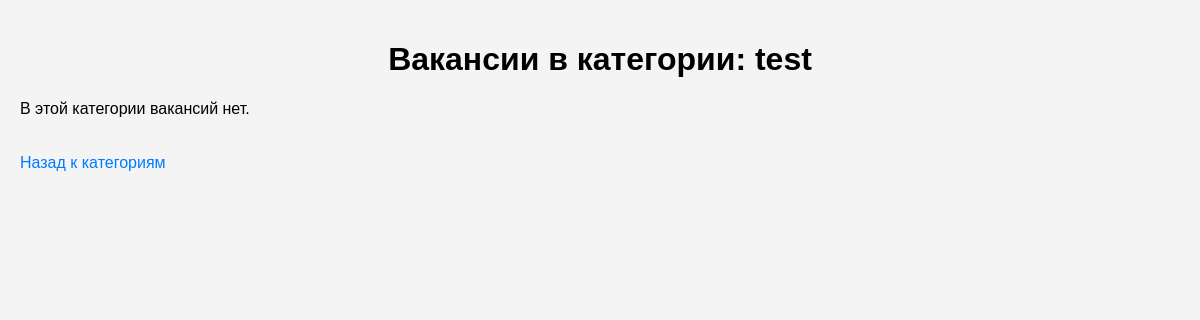
/categories/test/, run on an earlier commit of the app's database.
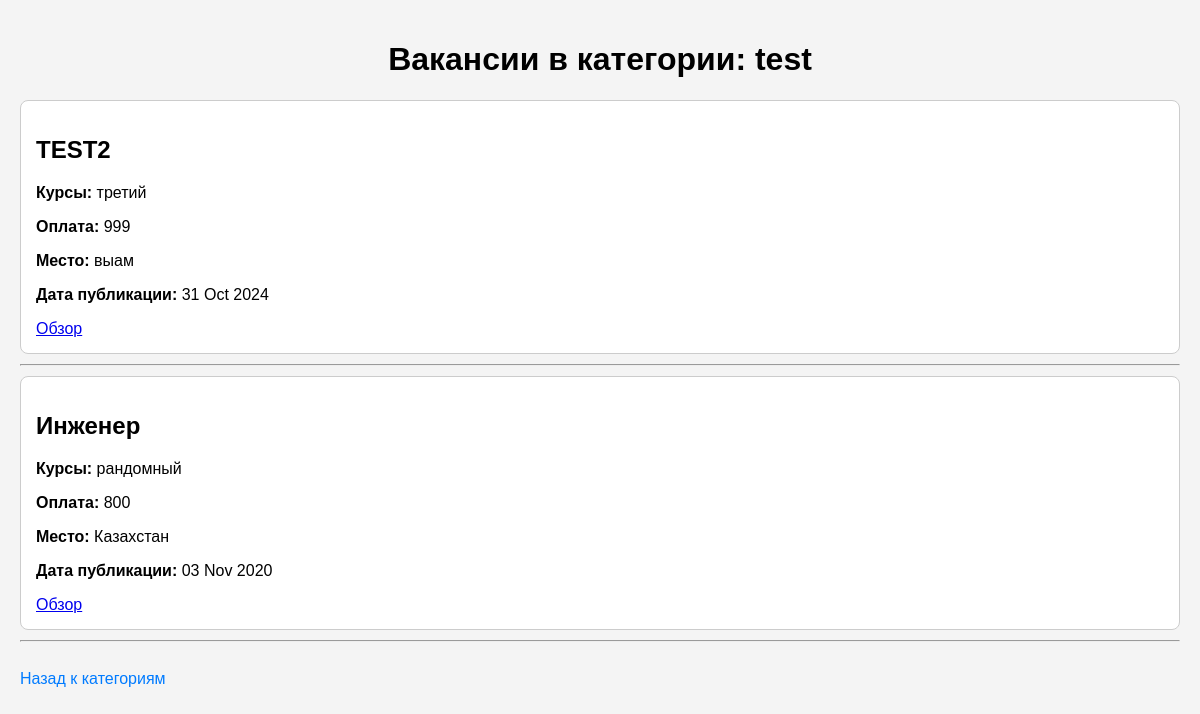
And on a later commit of the database.
### clubapp/models.py (models this page shows, shortened)
class Category(models.Model):
    name = models.CharField("Название категории", max_length=30)
    slug = models.SlugField(unique=True, editable=False, blank=True)
    class Meta:
        verbose_name = 'Категория'
        verbose_name_plural = 'Категории'

class ClubModels(models.Model):
    title = models.CharField("Ваканс",max_length=14, )
    cources = models.CharField("Курс",max_length=15)
    payment = models.IntegerField("цена",max_length=24)
    brief_description = models.CharField("краткое описание:", max_length=83, default="None")
    full_description = models.TextField("Описание:", max_length=2200, default="None")
    groups = models.CharField("группы", max_length=500, default="None")
    members = models.IntegerField("участники", default=0)
    seats = models.IntegerField("места", default=0)
    place = models.CharField("место",max_length=29, )
    schedule = models.CharField("график", max_length=2200)
    category = models.ForeignKey(Category, on_delete=models.CASCADE, verbose_name = 'выберите категорию')
    date = models.DateTimeField("Дата публикации:",default=datetime.now)
    class Meta:
        verbose_name = 'Вакансия'
        verbose_name_plural = 'Вакансии'

### clubapp/views.py (the view)
# urls.py: path('categories/<slug:slug>/', views.jobs_by_category_page, name='jobs_by_category_page'),
def jobs_by_category_page(request, slug):
    category = get_object_or_404(Category, slug=slug)
    jobs = ClubModels.objects.filter(category=category)
    context = {
        'category': category,
        'jobs': jobs
    }
    return render(request, "jobs-by-category.html", context)

### clubapp/templates/jobs-by-category.html (shortened to what this page needs)
<!DOCTYPE html>
<html lang="ru">
<head>
</head>
<body>
    <h1>Вакансии в категории: {{ category.name }}</h1>
    <div>
        {% for job in jobs %}
            <div class="job">
                <h2>{{ job.title }}</h2>
                <p><strong>Курсы:</strong> {{ job.cources }}</p>
                <p><strong>Оплата:</strong> {{ job.payment }}</p>
                <p><strong>Место:</strong> {{ job.place }}</p>
                <p><strong>Дата публикации:</strong> {{ job.date|date:"d M Y" }}</p>
                <a href="{% url 'job_detail_page' job.pk %}">Обзор</a>
            </div>
            <hr>
        {% empty %}
            <p>В этой категории вакансий нет.</p>
        {% endfor %}
    </div>
    <a class="back-link" href="{% url 'categories_page' %}">Назад к категориям</a>
</body>
</html>

### clubapp/templates/jobs-by-category.html (style rules this page uses)
body { font-family: Arial, sans-serif; margin: 0; padding: 20px; background-color: #f4f4f4; }
h1 { text-align: center; }
.job { border: 1px solid #ccc; border-radius: 8px; padding: 15px; margin: 10px 0; background-color: #fff; }
.back-link { display: inline-block; margin-top: 20px; text-decoration: none; color: #007BFF; }

What changed in the data, as far as the page shows it:
added ClubModels: title "TEST2", cources "третий", payment "999", place "выам", date "31 Oct 2024"
added ClubModels: title "Инженер", cources "рандомный", payment "800", place "Казахстан", date "03 Nov 2020"
Also different on the page:
text no longer shown: "В этой категории вакансий нет."
